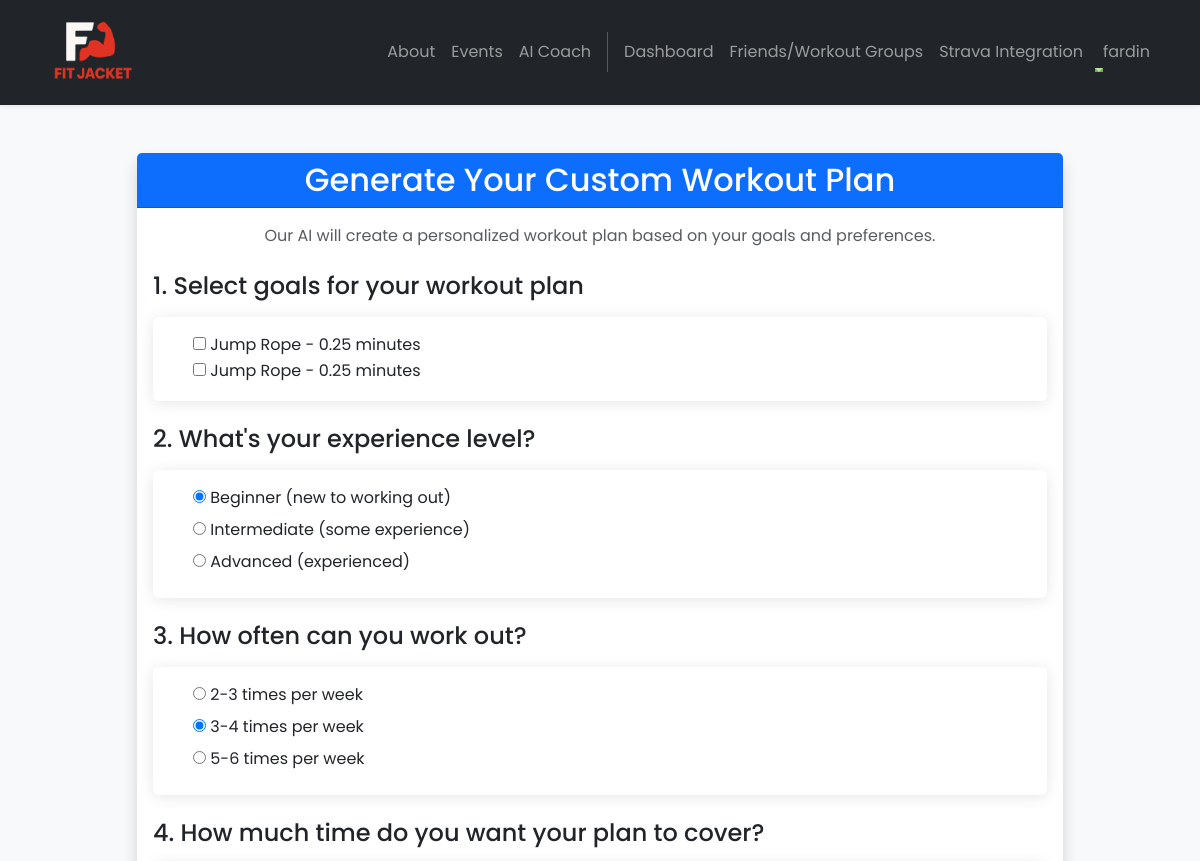
Page /dashboard/workout-plans/generate/ (signed in, upper part) on the earlier database version.
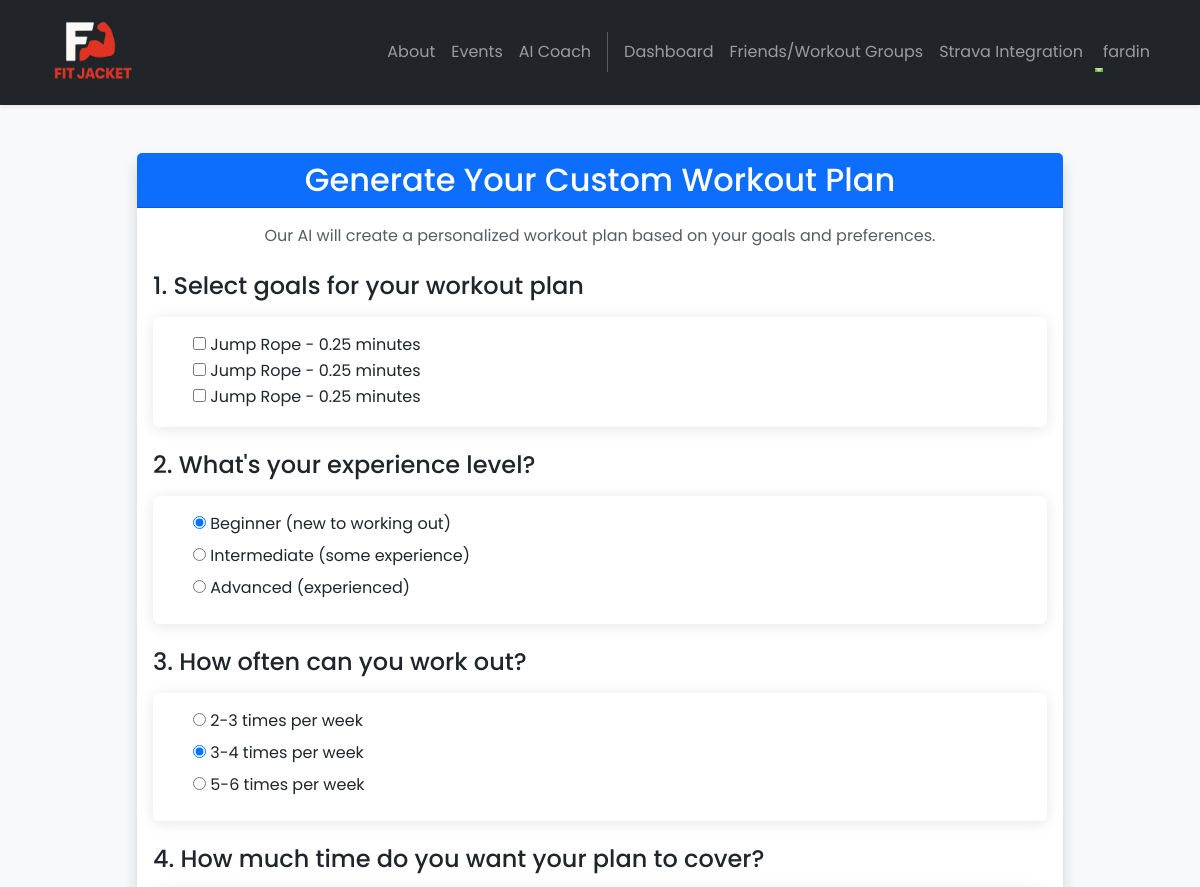
Same page on the later database version.
### dashboard/models.py (models this page shows, shortened)
class Goal(models.Model):
    text = models.CharField(max_length=255)
    created_at = models.DateTimeField(auto_now_add=True)
    start_date = models.DateTimeField(null=True, blank=True, default=timezone.now)
    end_date = models.DateTimeField(null=True, blank=True, default=timezone.now)
    user = models.ForeignKey(User, on_delete=models.CASCADE, null=True)
    completed = models.BooleanField(default=False)
    abandoned = models.BooleanField(default=False)
    favorite = models.BooleanField(default=False)
    total_duration_seconds = models.IntegerField(default=0)
    calories_burnt_per_second = models.FloatField(default=0.0)
    progress = models.FloatField(default=0.0)
    def __str__(self):
        return self.text

### dashboard/views.py (the view)
# urls.py: path('workout-plans/generate/', views.generate_workout_plan, name='generate_workout_plan'),
@login_required
def generate_workout_plan(request):
    if request.method == 'POST':
        form = WorkoutPlanGeneratorForm(request.user, request.POST)
        if form.is_valid():
            goals = form.cleaned_data['fitness_goals']
            experience = form.cleaned_data['experience_level']
            frequency = form.cleaned_data['workout_frequency']
            duration = form.cleaned_data['plan_duration']
            equipment = form.cleaned_data['equipment_access']
            notes = form.cleaned_data['additional_notes']
            goal_descriptions = [goal.text for goal in goals]
            workout_plan_data = generate_ai_workout_plan(
                goal_descriptions,
                experience,
                frequency,
                duration,
                equipment,
                notes
            )
            workout_plan = WorkoutPlan.objects.create(
                user=request.user,
                title=workout_plan_data['title'],
                description=workout_plan_data['description'],
                frequency=frequency,
                difficulty=experience,
                duration_weeks=duration
            )
            for day_data in workout_plan_data['workout_days']:
                workout_day = WorkoutDay.objects.create(
                    workout_plan=workout_plan,
                    day_number=day_data['day_number'],
                    focus=day_data['focus'],
                    instructions=day_data['instructions']
                )
                for i, exercise_data in enumerate(day_data['exercises']):
                    Exercise.objects.create(
                        workout_day=workout_day,
                        name=exercise_data['name'],
                        sets=exercise_data['sets'],
                        reps=exercise_data['reps'],
                        notes=exercise_data.get('notes', ''),
                        order=i
                    )
            messages.success(request, "Your personalized workout plan has been created!")
            return redirect('workout_plan_detail', plan_id=workout_plan.id)
    else:
        form = WorkoutPlanGeneratorForm(request.user)
    return render(request, 'dashboard/generate_workout_plan.html', {
        'form': form
    })

### accounts/context_processors.py (called while the page is built)
def admin_group(request):
    if request.user.is_authenticated:
        is_admin = request.user.groups.filter(name='admin').exists()
    else:
        is_admin = False
    return {'is_admin': is_admin}

### friends/context_processors.py (called while the page is built)
def user_groups(request):
    if request.user.is_authenticated:
        groups = WorkoutGroup.objects.filter(groupmember__user=request.user)
    else:
        groups = []
    return {'user_groups': groups}

### dashboard/templates/dashboard/generate_workout_plan.html (shortened to what the changed rows need)
{% extends 'base.html' %}
{% block content %}
{% load static %}
<div class="container py-5">
    <div class="row justify-content-center">
        <div class="col-lg-10">
            <div class="card shadow border-0 rounded-lg">
                <div class="card-header bg-primary text-white text-center">
                    <h2 class="mb-0">Generate Your Custom Workout Plan</h2>
                </div>
                <div class="card-body">
                    {% if form.fitness_goals.field.queryset.count == 0 %}
                        <div class="alert alert-warning">
                            <h5 class="alert-heading">No active goals found!</h5>
                            <p>You need at least one active fitness goal to generate a workout plan.</p>
                            <hr>
                            <p class="mb-0">
                                <a href="{% url 'Dashboard' %}" class="btn btn-primary">Create a Goal</a>
                            </p>
                        </div>
                    {% else %}
                        <form method="post" class="needs-validation" novalidate>
                            <div class="mb-4">
                                <div class="form-group">
                                    <div class="card">
                                        <div class="card-body">
                                            {% for choice in form.fitness_goals %}
                                                <div class="form-check">
                                                    {{ choice.tag }}
                                                    <label class="form-check-label" for="{{ choice.id_for_label }}">
                                                        {{ choice.choice_label }}
                                                    </label>
                                                </div>
                                            {% endfor %}
                                        </div>
                                    </div>
                                </div>
                            </div>
                        </form>
                    {% endif %}
                </div>
            </div>
        </div>
    </div>
</div>
{% endblock %}

Differences in the rows shown:
added Goal: choice_label "Jump Rope - 0.25 minutes"
